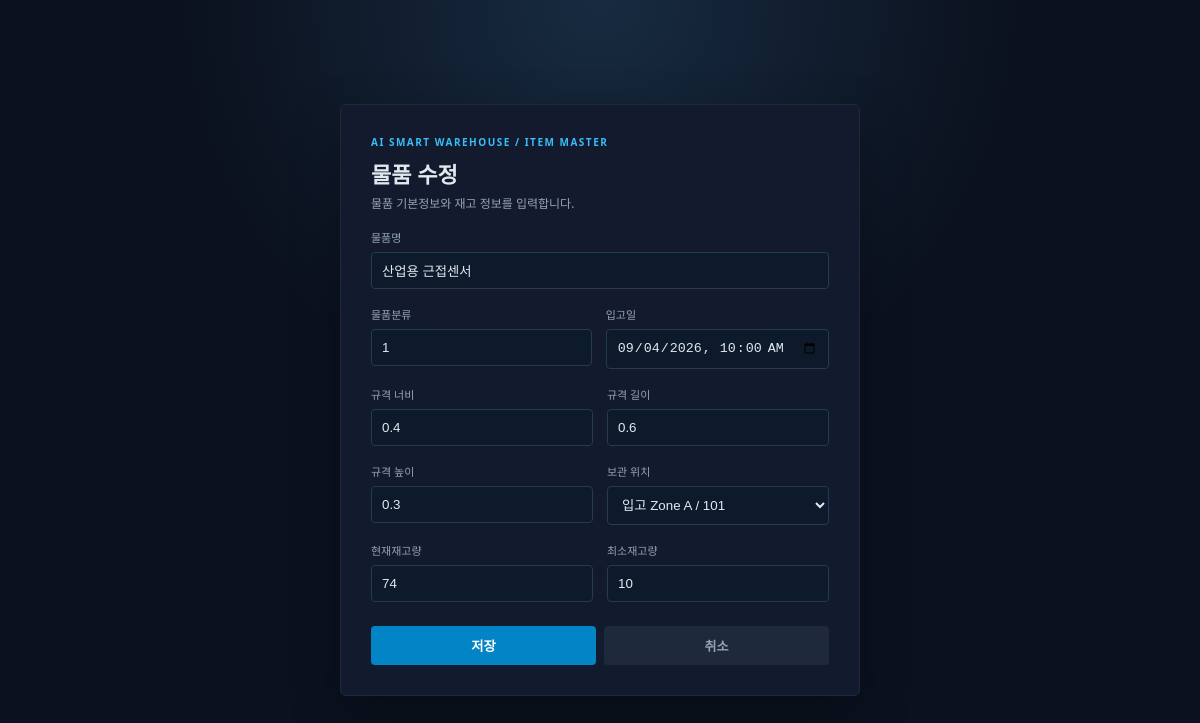
/robotapp/inventory/items/1/edit/, run on the app's committed database.
### robotapp/models.py (models this page shows)
class Item(models.Model):
    item_id = models.AutoField(primary_key=True, db_column='ITEM_ID')
    name = models.CharField(max_length=50, db_column='NAME')
    width = models.FloatField(db_column='WIDTH')
    length = models.FloatField(db_column='LENGTH')
    height = models.FloatField(db_column='HEIGHT')
    item_class = models.IntegerField(db_column='CLASS')
    incoming_date = models.DateTimeField(db_column='INCOMING_DATE')
    location = models.ForeignKey(Location, on_delete=models.SET_NULL, null=True, blank=True, db_column='LOCATION_ID', related_name='items')
    class Meta:
        db_table = 'robotapp_item'

class Location(models.Model):
    location_id = models.AutoField(primary_key=True, db_column='LOCATION_ID')
    location_code = models.IntegerField(db_column='LOCATION_CODE')
    x_coord = models.FloatField(db_column='X_COORD')
    y_coord = models.FloatField(db_column='Y_COORD')
    z_coord = models.FloatField(db_column='Z_COORD')
    state = models.IntegerField(db_column='STATE')
    max_storage = models.FloatField(db_column='MAX_STORAGE')
    cur_storage = models.FloatField(db_column='CUR_STORAGE')
    zone = models.ForeignKey(Zone, on_delete=models.CASCADE, db_column='ZONE_ID', related_name='locations')
    class Meta:
        db_table = 'robotapp_location'

class Zone(models.Model):
    zone_id = models.AutoField(primary_key=True, db_column='ZONE_ID')
    name = models.CharField(max_length=50, db_column='NAME')
    state = models.IntegerField(db_column='STATE')
    org_x = models.FloatField(db_column='ORG_X')
    org_y = models.FloatField(db_column='ORG_Y')
    org_z = models.FloatField(db_column='ORG_Z')
    width = models.FloatField(db_column='WIDTH')
    length = models.FloatField(db_column='LENGTH')
    height = models.FloatField(db_column='HEIGHT')
    class Meta:
        db_table = 'robotapp_zone'

class Inventory(models.Model):
    inventory_id = models.AutoField(primary_key=True, db_column='INVENTORY_ID')
    cur_item_num = models.IntegerField(db_column='CUR_ITEM_NUM')
    min_item_num = models.IntegerField(db_column='MIN_ITEM_NUM')
    item = models.ForeignKey(Item, on_delete=models.CASCADE, db_column='ITEM_ID', related_name='inventories')
    location = models.ForeignKey(Location, on_delete=models.CASCADE, db_column='LOCATION_ID', related_name='inventories')
    class Meta:
        db_table = 'robotapp_inventory'

### robotapp/views.py (the view, shortened to what this page needs)
# urls.py: path('inventory/items/<int:item_id>/edit/', views.item_edit, name='item_edit'),
def item_edit(request, item_id):
    item = get_object_or_404(Item, pk=item_id)
    inventory = item.inventories.first()
    locations = Location.objects.select_related('zone').order_by('location_code')
    context = {'locations': locations, 'item': item, 'inventory': inventory}
    template = loader.get_template('robotapp/item_form.html')
    return HttpResponse(template.render(context, request))

### robotapp/templates/robotapp/item_form.html (shortened to what this page needs)
<!DOCTYPE html>
<html lang="ko"><head></head><body><main class="panel"><div class="eyebrow">AI SMART WAREHOUSE / ITEM MASTER</div><h1>{% if item %}물품 수정{% else %}물품 등록{% endif %}</h1><div class="muted">물품 기본정보와 재고 정보를 입력합니다.</div><form method="post"><div class="field"><label for="name">물품명</label><input id="name" name="name" value="{{ item.name|default:'' }}" required></div><div class="grid"><div class="field"><label for="item_class">물품분류</label><input id="item_class" name="item_class" type="number" value="{{ item.item_class|default:1 }}" required></div><div class="field"><label for="incoming_date">입고일</label><input id="incoming_date" name="incoming_date" type="datetime-local" value="{{ item.incoming_date|date:'Y-m-d\\TH:i' }}" required></div></div><div class="grid"><div class="field"><label for="width">규격 너비</label><input id="width" name="width" type="number" step="0.01" value="{{ item.width|default:0 }}" required></div><div class="field"><label for="length">규격 길이</label><input id="length" name="length" type="number" step="0.01" value="{{ item.length|default:0 }}" required></div></div><div class="grid"><div class="field"><label for="height">규격 높이</label><input id="height" name="height" type="number" step="0.01" value="{{ item.height|default:0 }}" required></div><div class="field"><label for="location_id">보관 위치</label><select id="location_id" name="location_id" required>{% for location in locations %}<option value="{{ location.location_id }}" {% if item.location_id == location.location_id %}selected{% endif %}>{{ location.zone.name }} / </option>{% endfor %}</select></div></div><div class="grid"><div class="field"><label for="cur_item_num">현재재고량</label><input id="cur_item_num" name="cur_item_num" type="number" min="0" value="{{ inventory.cur_item_num|default:0 }}" required></div><div class="field"><label for="min_item_num">최소재고량</label><input id="min_item_num" name="min_item_num" type="number" min="0" value="{{ inventory.min_item_num|default:0 }}" required></div></div><div class="actions"><button type="submit">저장</button><a href="{% url 'robotapp:item_list' %}">취소</a></div></form></main></body></html>

### robotapp/templates/robotapp/item_form.html (style rules this page uses)
:root { --bg:#0b111e;--panel:#131b2e;--border:#1e293b;--text:#e2e8f0;--muted:#94a3b8;--blue:#38bdf8 }
* { box-sizing:border-box }
body { margin:0;min-height:100vh;display:grid;place-items:center;padding:24px;background:radial-gradient(circle at 50% 0%,#172b40 0,var(--bg) 42%);color:var(--text);font:13px "Segoe UI",sans-serif }
.panel { width:min(100%,520px);padding:30px;background:rgba(19,27,46,.96);border:1px solid var(--border);border-radius:6px;box-shadow:0 18px 50px #0004 }
.eyebrow { color:var(--blue);font-size:10px;letter-spacing:1.5px;font-weight:700 }
h1 { margin:8px 0 5px;font-size:22px }
.muted,label { color:var(--muted);font-size:12px }
.grid { display:grid;grid-template-columns:1fr 1fr;gap:14px }
.field { margin-top:17px }
label { display:block;margin-bottom:7px;font-size:11px }
input,select { width:100%;padding:10px;border:1px solid #263a52;border-radius:4px;background:#0d1a2b;color:var(--text) }
.actions { display:flex;gap:8px;margin-top:24px }
button,a { flex:1;border:0;border-radius:4px;padding:10px;background:#0284c7;color:#fff;text-align:center;text-decoration:none;font-weight:600;cursor:pointer }
a { background:#1e293b;color:var(--muted) }

### data on the page
Item: name "산업용 근접센서", item_class "1", incoming_date "09/04/2026 10:00", width "0.4", length "0.6", height "0.3", location_id "입고 Zone A / 101"
Inventory: cur_item_num "74", min_item_num "10"
